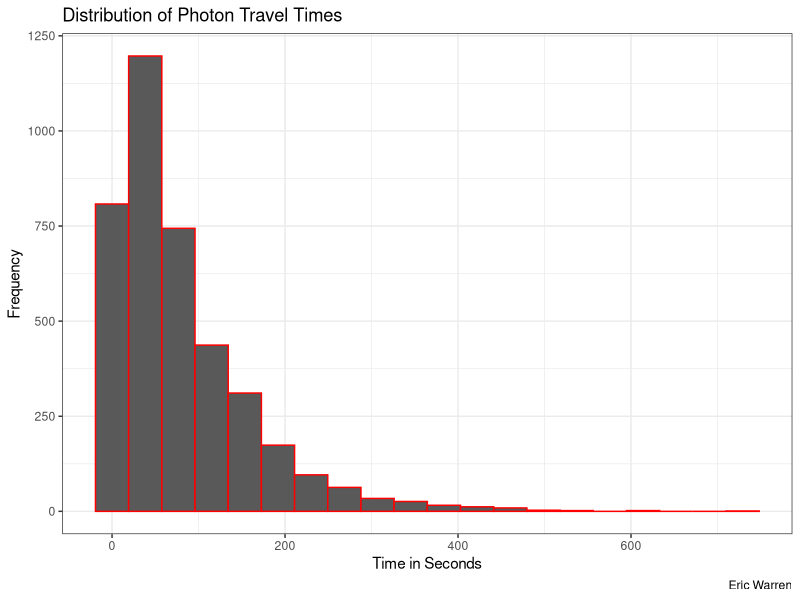
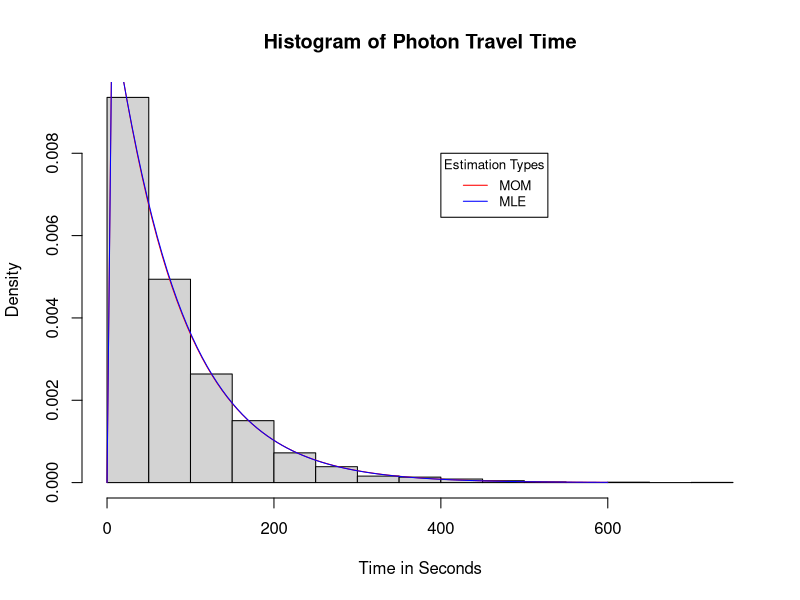

These charts were generated, in order, by the following R code:
## ---- chunk 1
knitr::opts_chunk$set(echo = TRUE, warning = FALSE, message = FALSE, fig.pos = "H", out.extra = "")
options(scipen = 999)
## ---- chunk 2
library(tidyverse)
library(MASS)

(df <- read_csv("gamma-arrivals.csv", col_names = "times"))
## ---- chunk 3
df %>%
  ggplot(aes(x = times)) +
  geom_histogram(color = "red",
                 bins = 20) +
  labs(title = "Distribution of Photon Travel Times",
       x = "Time in Seconds",
       y = "Frequency",
       caption = "Eric Warren") +
  theme_bw()
## ---- chunk 4
# Find ybar (sample mean)
ybar <- mean(df$times)

# Find s2 (biased version of sample variance)
s2 <- mean(df$times^2) - ybar^2

# Now get alpha_hat = ybar^2 / s2
alpha_hat <- ybar^2 / s2

# Now get lambda_hat = ybar / s2
lambda_hat <- ybar / s2

# Show the parameter estimates together
c(alpha_hat, lambda_hat)
## ---- chunk 5
fitdistr(df$times, "gamma")[[1]]

# Save the shape (alpha) estimate
alpha_mle <- fitdistr(df$times, "gamma")[[1]][[1]]

# Save the rate (lambda) estimate
lambda_mle <- fitdistr(df$times, "gamma")[[1]][[2]]
## ---- chunk 6
#Show histogram
hist(df$times, 
     xlab = "Time in Seconds", 
     ylab = "Density", 
     main = "Histogram of Photon Travel Time",
     freq = FALSE
     )
# Show MOM estimation
curve(dgamma(x,
             shape = alpha_hat,
             rate = lambda_hat
             ),
      from = 0,
      to = 600,
      add = TRUE,
      col = "red"
      )
# Show MLE estimation
curve(dgamma(x,
             shape = alpha_mle,
             rate = lambda_mle
             ),
      from = 0,
      to = 600,
      add = TRUE,
      col = "blue"
      )
# Make legend
legend(400, 0.008, 
       legend=c("MOM", "MLE"),
       col=c("red", "blue"), 
       lty = 1, cex = 0.8,
       title = "Estimation Types"
       )
## ---- chunk 7
# Put down our estimates from MOM
alpha0 <- alpha_hat
lambda0 <- lambda_hat

# Number of samples to create
N <- 10000

# Sample size
n <- length(df$times)

# Get our estimates
set.seed(999)
estimates <- replicate(N, {
  sim_data <- rgamma(n, shape = alpha0, rate = lambda0)
  ybar <- mean(sim_data)
  s2 <- mean(sim_data^2) - ybar^2
  alpha_hat_sim <- ybar^2 / s2
  lambda_hat_sim <- ybar / s2
  return(c("alpha_hat" = alpha_hat_sim, "lambda_hat" = lambda_hat_sim))
})

# SE(alpha_hat)
se_mom_alpha_hat <- sd(estimates[1, ])

# SE(lambda_hat)
se_mom_lambda_hat <- sd(estimates[2, ])

# Show them together
c(se_mom_alpha_hat, se_mom_lambda_hat)
## ---- chunk 8
# Put down our estimates from MLE
alpha0 <- alpha_mle
lambda0 <- lambda_mle

# Number of samples to create
N <- 10000

# Sample size
n <- length(df$times)

# Get our estimates
set.seed(999)
estimates <- replicate(N, {
  sim_data <- rgamma(n, shape = alpha0, rate = lambda0)
  ybar <- mean(sim_data)
  s2 <- mean(sim_data^2) - ybar^2
  alpha_hat_sim <- ybar^2 / s2
  lambda_hat_sim <- ybar / s2
  return(c("alpha_hat" = alpha_hat_sim, "lambda_hat" = lambda_hat_sim))
})

# SE(alpha_hat)
se_mle_alpha_hat <- sd(estimates[1, ])

# SE(lambda_hat)
se_mle_lambda_hat <- sd(estimates[2, ])

# Show them together
c(se_mle_alpha_hat, se_mle_lambda_hat)
